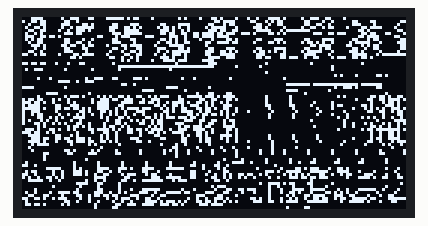
Bench run of a sketch on a simulated Arduino Uno, built with avr-gcc and run on an emulated ATmega328P. On the bench: 128×64 one-colour display.

Above: at 0.1 s.

The sketch:

OLED_BitMap.ino
```cpp
#include <Wire.h>
#include <Adafruit_GFX.h>
#include <Adafruit_SSD1306.h>

#define SCREEN_WIDTH 128
#define SCREEN_HEIGHT 64
#define OLED_RESET -1

Adafruit_SSD1306 display(SCREEN_WIDTH, SCREEN_HEIGHT, &Wire, OLED_RESET);

// 'images (1)', 128x64px
const unsigned char epd_bitmap_images__1_ [] PROGMEM = {
   //Bitmap Image Code
};

// Array of all bitmaps for convenience. (Total bytes used to store images in PROGMEM = 1040)
const int epd_bitmap_allArray_LEN = 1;
const unsigned char* epd_bitmap_allArray[1] = {
	epd_bitmap_images__1_
};


void setup() {
    // Initialize the OLED display using Wire library
    if (!display.begin(SSD1306_SWITCHCAPVCC, 0x3C)) {
        Serial.println(F("SSD1306 allocation failed"));
        for(;;); // Don't proceed, loop indefinitely
    }

    // Clear the display buffer
    display.clearDisplay();

    // Draw the bitmap
    display.drawBitmap(0, 0, epd_bitmap_images__1_, SCREEN_WIDTH, SCREEN_HEIGHT, WHITE);

    // Display the updated buffer content
    display.display();

    // Wait for a moment to see the display
    delay(5000); // Pause for 5 seconds
}

void loop() {
    // This is an optional loop function.
    // You can add any additional functionality here if needed.
}
```
